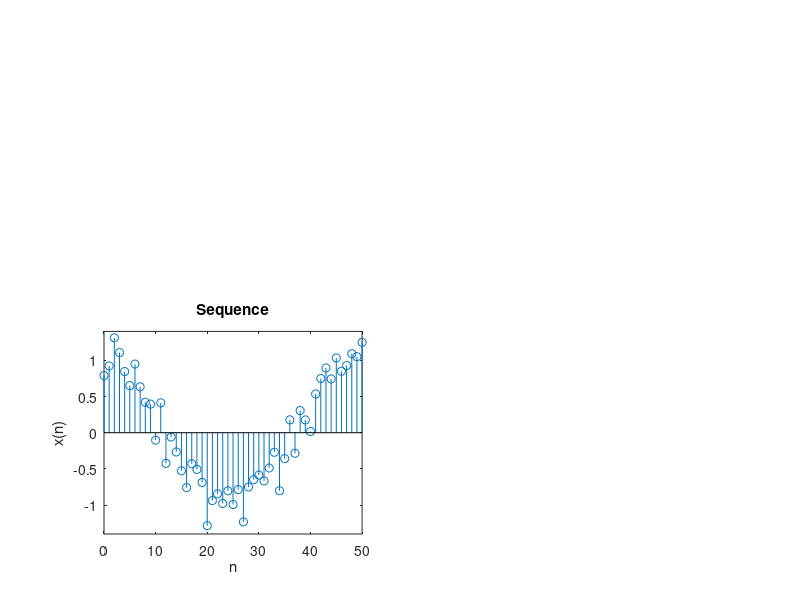

Write the MATLAB code that produced this figure.
% c) x(n) = cos(0.04*pi*n) + 0.2*w(n); 0<=n<=50, w(n): Gaussian (0,1)
n = [0:50];
x = cos(0.04*pi*n)+0.2*randn(size(n));
subplot(2,2,3);
stem(n,x);
title('Sequence')
xlabel('n');
ylabel('x(n)');
axis([0,50,-1.4,1.4])
%